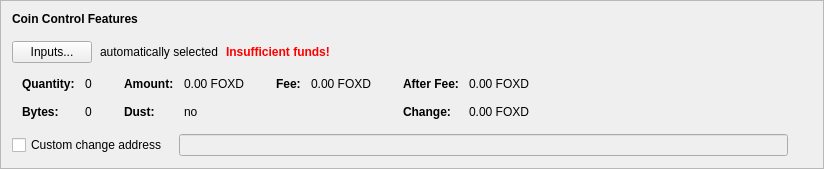
      <widget class="QFrame" name="frameCoinControl">
       <property name="sizePolicy">
        <sizepolicy hsizetype="Preferred" vsizetype="Fixed">
         <horstretch>0</horstretch>
         <verstretch>0</verstretch>
        </sizepolicy>
       </property>
       <property name="frameShape">
        <enum>QFrame::StyledPanel</enum>
       </property>
       <property name="frameShadow">
        <enum>QFrame::Raised</enum>
       </property>
       <layout class="QVBoxLayout" name="verticalLayout_4">
        <item>
         <layout class="QVBoxLayout" name="verticalLayoutCoinControl" stretch="0,0,0,0,0">
          <property name="spacing">
           <number>0</number>
          </property>
          <property name="sizeConstraint">
           <enum>QLayout::SetDefaultConstraint</enum>
          </property>
          <property name="leftMargin">
           <number>0</number>
          </property>
          <property name="topMargin">
           <number>0</number>
          </property>
          <item>
           <layout class="QHBoxLayout" name="horizontalLayoutCoinControl1">
            <property name="bottomMargin">
             <number>15</number>
            </property>
            <item>
             <widget class="QLabel" name="labelCoinControlFeatures">
              <property name="sizePolicy">
               <sizepolicy hsizetype="Preferred" vsizetype="Maximum">
                <horstretch>0</horstretch>
                <verstretch>0</verstretch>
               </sizepolicy>
              </property>
              <property name="font">
               <font>
                <weight>75</weight>
                <bold>true</bold>
               </font>
              </property>
              <property name="styleSheet">
               <string notr="true">font-weight:bold;</string>
              </property>
              <property name="text">
               <string>Coin Control Features</string>
              </property>
             </widget>
            </item>
           </layout>
          </item>
          <item>
           <layout class="QHBoxLayout" name="horizontalLayoutCoinControl2" stretch="0,0,0,0">
            <property name="spacing">
             <number>8</number>
            </property>
            <property name="bottomMargin">
             <number>10</number>
            </property>
            <item>
             <widget class="QPushButton" name="pushButtonCoinControl">
              <property name="styleSheet">
               <string notr="true"/>
              </property>
              <property name="text">
               <string>Inputs...</string>
              </property>
              <property name="autoDefault">
               <bool>false</bool>
              </property>
             </widget>
            </item>
            <item>
             <widget class="QLabel" name="labelCoinControlAutomaticallySelected">
              <property name="text">
               <string>automatically selected</string>
              </property>
              <property name="margin">
               <number>5</number>
              </property>
             </widget>
            </item>
            <item>
             <widget class="QLabel" name="labelCoinControlInsuffFunds">
              <property name="font">
               <font>
                <weight>75</weight>
                <bold>true</bold>
               </font>
              </property>
              <property name="styleSheet">
               <string notr="true">color:red;font-weight:bold;</string>
              </property>
              <property name="text">
               <string>Insufficient funds!</string>
              </property>
              <property name="margin">
               <number>5</number>
              </property>
             </widget>
            </item>
            <item>
             <spacer name="horizontalSpacerCoinControl">
              <property name="orientation">
               <enum>Qt::Horizontal</enum>
              </property>
              <property name="sizeHint" stdset="0">
               <size>
                <width>40</width>
                <height>1</height>
               </size>
              </property>
             </spacer>
            </item>
           </layout>
          </item>
          <item>
           <widget class="QWidget" name="widgetCoinControl" native="true">
            <property name="sizePolicy">
             <sizepolicy hsizetype="Preferred" vsizetype="Preferred">
              <horstretch>0</horstretch>
              <verstretch>0</verstretch>
             </sizepolicy>
            </property>
            <property name="minimumSize">
             <size>
              <width>0</width>
              <height>0</height>
             </size>
            </property>
            <property name="styleSheet">
             <string notr="true"/>
            </property>
            <layout class="QHBoxLayout" name="horizontalLayoutCoinControl5">
             <property name="leftMargin">
              <number>0</number>
             </property>
             <property name="topMargin">
              <number>0</number>
             </property>
             <property name="rightMargin">
              <number>0</number>
             </property>
             <property name="bottomMargin">
              <number>0</number>
             </property>
             <item>
              <layout class="QHBoxLayout" name="horizontalLayoutCoinControl3" stretch="0,0,0,1">
               <property name="spacing">
                <number>20</number>
               </property>
               <property name="topMargin">
                <number>0</number>
               </property>
               <property name="bottomMargin">
                <number>10</number>
               </property>
               <item>
                <layout class="QFormLayout" name="formLayoutCoinControl1">
                 <property name="horizontalSpacing">
                  <number>10</number>
                 </property>
                 <property name="verticalSpacing">
                  <number>14</number>
                 </property>
                 <property name="leftMargin">
                  <number>10</number>
                 </property>
                 <property name="topMargin">
                  <number>4</number>
                 </property>
                 <property name="rightMargin">
                  <number>6</number>
                 </property>
                 <item row="0" column="0">
                  <widget class="QLabel" name="labelCoinControlQuantityText">
                   <property name="font">
                    <font>
                     <weight>75</weight>
                     <bold>true</bold>
                    </font>
                   </property>
                   <property name="text">
                    <string>Quantity:</string>
                   </property>
                   <property name="margin">
                    <number>0</number>
                   </property>
                  </widget>
                 </item>
                 <item row="0" column="1">
                  <widget class="QLabel" name="labelCoinControlQuantity">
                   <property name="cursor">
                    <cursorShape>IBeamCursor</cursorShape>
                   </property>
                   <property name="contextMenuPolicy">
                    <enum>Qt::ActionsContextMenu</enum>
                   </property>
                   <property name="text">
                    <string notr="true">0</string>
                   </property>
                   <property name="margin">
                    <number>0</number>
                   </property>
                   <property name="textInteractionFlags">
                    <set>Qt::LinksAccessibleByMouse|Qt::TextSelectableByKeyboard|Qt::TextSelectableByMouse</set>
                   </property>
                  </widget>
                 </item>
                 <item row="1" column="0">
                  <widget class="QLabel" name="labelCoinControlBytesText">
                   <property name="font">
                    <font>
                     <weight>75</weight>
                     <bold>true</bold>
                    </font>
                   </property>
                   <property name="text">
                    <string>Bytes:</string>
                   </property>
                  </widget>
                 </item>
                 <item row="1" column="1">
                  <widget class="QLabel" name="labelCoinControlBytes">
                   <property name="cursor">
                    <cursorShape>IBeamCursor</cursorShape>
                   </property>
                   <property name="contextMenuPolicy">
                    <enum>Qt::ActionsContextMenu</enum>
                   </property>
                   <property name="text">
                    <string notr="true">0</string>
                   </property>
                   <property name="textInteractionFlags">
                    <set>Qt::LinksAccessibleByMouse|Qt::TextSelectableByKeyboard|Qt::TextSelectableByMouse</set>
                   </property>
                  </widget>
                 </item>
                </layout>
               </item>
               <item>
                <layout class="QFormLayout" name="formLayoutCoinControl2">
                 <property name="horizontalSpacing">
                  <number>10</number>
                 </property>
                 <property name="verticalSpacing">
                  <number>14</number>
                 </property>
                 <property name="leftMargin">
                  <number>6</number>
                 </property>
                 <property name="topMargin">
                  <number>4</number>
                 </property>
                 <property name="rightMargin">
                  <number>6</number>
                 </property>
                 <item row="0" column="0">
                  <widget class="QLabel" name="labelCoinControlAmountText">
                   <property name="font">
                    <font>
                     <weight>75</weight>
                     <bold>true</bold>
                    </font>
                   </property>
                   <property name="text">
                    <string>Amount:</string>
                   </property>
                   <property name="margin">
                    <number>0</number>
                   </property>
                  </widget>
                 </item>
                 <item row="0" column="1">
                  <widget class="QLabel" name="labelCoinControlAmount">
                   <property name="cursor">
                    <cursorShape>IBeamCursor</cursorShape>
                   </property>
                   <property name="contextMenuPolicy">
                    <enum>Qt::ActionsContextMenu</enum>
                   </property>
                   <property name="text">
                    <string notr="true">0.00 FOXD</string>
                   </property>
                   <property name="textInteractionFlags">
                    <set>Qt::LinksAccessibleByMouse|Qt::TextSelectableByKeyboard|Qt::TextSelectableByMouse</set>
                   </property>
                  </widget>
                 </item>
                 <item row="1" column="0">
                  <widget class="QLabel" name="labelCoinControlLowOutputText">
                   <property name="font">
                    <font>
                     <weight>75</weight>
                     <bold>true</bold>
                    </font>
                   </property>
                   <property name="text">
                    <string>Dust:</string>
                   </property>
                  </widget>
                 </item>
                 <item row="1" column="1">
                  <widget class="QLabel" name="labelCoinControlLowOutput">
                   <property name="cursor">
                    <cursorShape>IBeamCursor</cursorShape>
                   </property>
                   <property name="contextMenuPolicy">
                    <enum>Qt::ActionsContextMenu</enum>
                   </property>
                   <property name="text">
                    <string notr="true">no</string>
                   </property>
                   <property name="textInteractionFlags">
                    <set>Qt::LinksAccessibleByMouse|Qt::TextSelectableByKeyboard|Qt::TextSelectableByMouse</set>
                   </property>
                  </widget>
                 </item>
                </layout>
               </item>
               <item>
                <layout class="QFormLayout" name="formLayoutCoinControl3">
                 <property name="horizontalSpacing">
                  <number>10</number>
                 </property>
                 <property name="verticalSpacing">
                  <number>14</number>
                 </property>
                 <property name="leftMargin">
                  <number>6</number>
                 </property>
                 <property name="topMargin">
                  <number>4</number>
                 </property>
                 <property name="rightMargin">
                  <number>6</number>
                 </property>
                 <item row="0" column="0">
                  <widget class="QLabel" name="labelCoinControlFeeText">
                   <property name="font">
                    <font>
                     <weight>75</weight>
                     <bold>true</bold>
                    </font>
                   </property>
                   <property name="text">
                    <string>Fee:</string>
                   </property>
                   <property name="margin">
                    <number>0</number>
                   </property>
                  </widget>
                 </item>
                 <item row="0" column="1">
                  <widget class="QLabel" name="labelCoinControlFee">
                   <property name="cursor">
                    <cursorShape>IBeamCursor</cursorShape>
                   </property>
                   <property name="contextMenuPolicy">
                    <enum>Qt::ActionsContextMenu</enum>
                   </property>
                   <property name="text">
                    <string notr="true">0.00 FOXD</string>
                   </property>
                   <property name="textInteractionFlags">
                    <set>Qt::LinksAccessibleByMouse|Qt::TextSelectableByKeyboard|Qt::TextSelectableByMouse</set>
                   </property>
                  </widget>
                 </item>
                </layout>
               </item>
               <item>
                <layout class="QFormLayout" name="formLayoutCoinControl4">
                 <property name="horizontalSpacing">
                  <number>10</number>
                 </property>
                 <property name="verticalSpacing">
                  <number>14</number>
                 </property>
                 <property name="leftMargin">
                  <number>6</number>
                 </property>
                 <property name="topMargin">
                  <number>4</number>
                 </property>
                 <property name="rightMargin">
                  <number>6</number>
                 </property>
                 <item row="0" column="0">
                  <widget class="QLabel" name="labelCoinControlAfterFeeText">
                   <property name="font">
                    <font>
                     <weight>75</weight>
                     <bold>true</bold>
                    </font>
                   </property>
                   <property name="text">
                    <string>After Fee:</string>
                   </property>
                   <property name="margin">
                    <number>0</number>
                   </property>
                  </widget>
                 </item>
                 <item row="0" column="1">
                  <widget class="QLabel" name="labelCoinControlAfterFee">
                   <property name="cursor">
                    <cursorShape>IBeamCursor</cursorShape>
                   </property>
                   <property name="contextMenuPolicy">
                    <enum>Qt::ActionsContextMenu</enum>
                   </property>
                   <property name="text">
                    <string notr="true">0.00 FOXD</string>
                   </property>
                   <property name="textInteractionFlags">
                    <set>Qt::LinksAccessibleByMouse|Qt::TextSelectableByKeyboard|Qt::TextSelectableByMouse</set>
                   </property>
                  </widget>
                 </item>
                 <item row="1" column="0">
                  <widget class="QLabel" name="labelCoinControlChangeText">
                   <property name="font">
                    <font>
                     <weight>75</weight>
                     <bold>true</bold>
                    </font>
                   </property>
                   <property name="text">
                    <string>Change:</string>
                   </property>
                  </widget>
                 </item>
                 <item row="1" column="1">
                  <widget class="QLabel" name="labelCoinControlChange">
                   <property name="cursor">
                    <cursorShape>IBeamCursor</cursorShape>
                   </property>
                   <property name="contextMenuPolicy">
                    <enum>Qt::ActionsContextMenu</enum>
                   </property>
                   <property name="text">
                    <string notr="true">0.00 FOXD</string>
                   </property>
                   <property name="textInteractionFlags">
                    <set>Qt::LinksAccessibleByMouse|Qt::TextSelectableByKeyboard|Qt::TextSelectableByMouse</set>
                   </property>
                  </widget>
                 </item>
                </layout>
               </item>
              </layout>
             </item>
            </layout>
           </widget>
          </item>
          <item>
           <layout class="QHBoxLayout" name="horizontalLayoutCoinControl4" stretch="0,0,0">
            <property name="spacing">
             <number>12</number>
            </property>
            <property name="sizeConstraint">
             <enum>QLayout::SetDefaultConstraint</enum>
            </property>
            <property name="topMargin">
             <number>5</number>
            </property>
            <property name="rightMargin">
             <number>5</number>
            </property>
            <item>
             <widget class="QCheckBox" name="checkBoxCoinControlChange">
              <property name="toolTip">
               <string>If this is activated, but the change address is empty or invalid, change will be sent to a newly generated address.</string>
              </property>
              <property name="text">
               <string>Custom change address</string>
              </property>
             </widget>
            </item>
            <item>
             <widget class="QValidatedLineEdit" name="lineEditCoinControlChange">
              <property name="enabled">
               <bool>false</bool>
              </property>
              <property name="sizePolicy">
               <sizepolicy hsizetype="Expanding" vsizetype="Fixed">
                <horstretch>0</horstretch>
                <verstretch>0</verstretch>
               </sizepolicy>
              </property>
             </widget>
            </item>
            <item>
             <widget class="QLabel" name="labelCoinControlChangeLabel">
              <property name="sizePolicy">
               <sizepolicy hsizetype="Preferred" vsizetype="Expanding">
                <horstretch>0</horstretch>
                <verstretch>0</verstretch>
               </sizepolicy>
              </property>
              <property name="minimumSize">
               <size>
                <width>0</width>
                <height>0</height>
               </size>
              </property>
              <property name="text">
               <string/>
              </property>
              <property name="margin">
               <number>3</number>
              </property>
             </widget>
            </item>
           </layout>
          </item>
          <item>
           <spacer name="verticalSpacerCoinControl">
            <property name="orientation">
             <enum>Qt::Vertical</enum>
            </property>
            <property name="sizeType">
             <enum>QSizePolicy::Expanding</enum>
            </property>
            <property name="sizeHint" stdset="0">
             <size>
              <width>800</width>
              <height>1</height>
             </size>
            </property>
           </spacer>
          </item>
         </layout>
        </item>
       </layout>
      </widget>
